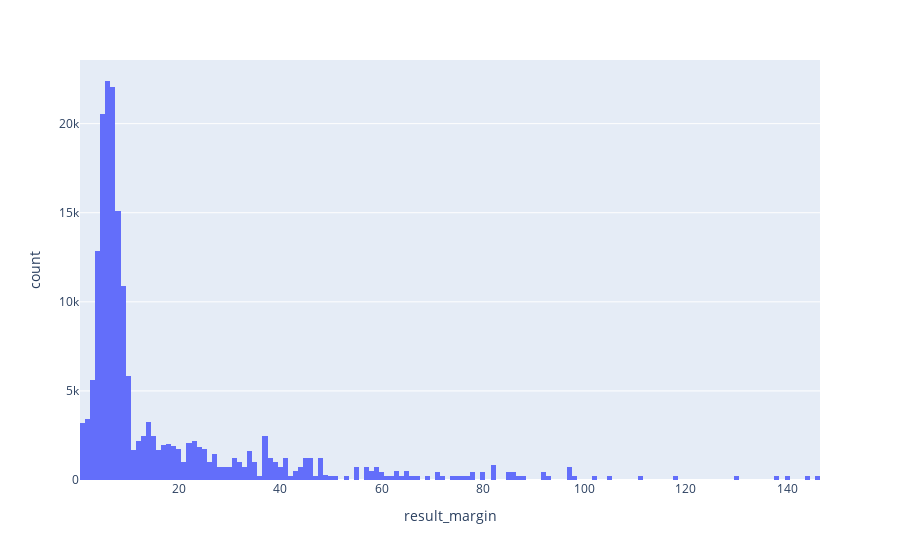

Notebook cell for this chart:
### Code cell
fig = px.histogram(merged, x="result_margin")
fig.show()

### Figure 1 — Plotly figure (JSON) as saved in the notebook; plotly's stock layout.template omitted (floating-point values rounded to 4 significant figures; data arrays with more than 128 entries replaced by an {"elided": "..."} marker saying what was removed)
{"data": [{"alignmentgroup": "True", "bingroup": "x", "hovertemplate": "result_margin=%{x}<br>count=%{y}<extra></extra>", "legendgroup": "", "marker": {"color": "#636efa", "pattern": {"shape": ""}}, "name": "", "offsetgroup": "", "orientation": "v", "showlegend": false, "type": "histogram", "x": {"elided": "193468 int values"}, "xaxis": "x", "yaxis": "y"}], "layout": {"barmode": "relative", "legend": {"tracegroupgap": 0}, "margin": {"t": 60}, "xaxis": {"anchor": "y", "domain": [0, 1], "title": {"text": "result_margin"}}, "yaxis": {"anchor": "x", "domain": [0, 1], "title": {"text": "count"}}}}
